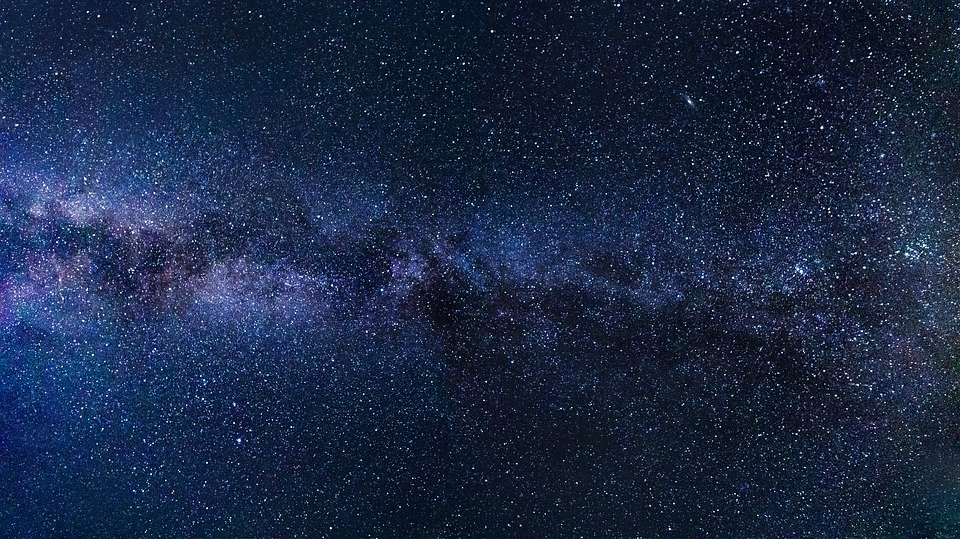
#> input picture opencv/Ex_Files_OpenCV_Python_Dev/Ch02/02_06 End/sky.jpg, 960 x 539 px
$ python 02_06.py
#> lines starting #> are read from the running program, lines starting #| are printed output that depends on the picture
import numpy as np
import cv2

image = cv2.imread("sky.jpg")
#> image is the input picture: shape (539, 960, 3); mean B, G, R 69.2, 40.8, 27
cv2.imshow("Original",image)

blur = cv2.GaussianBlur(image, (5,55),0)
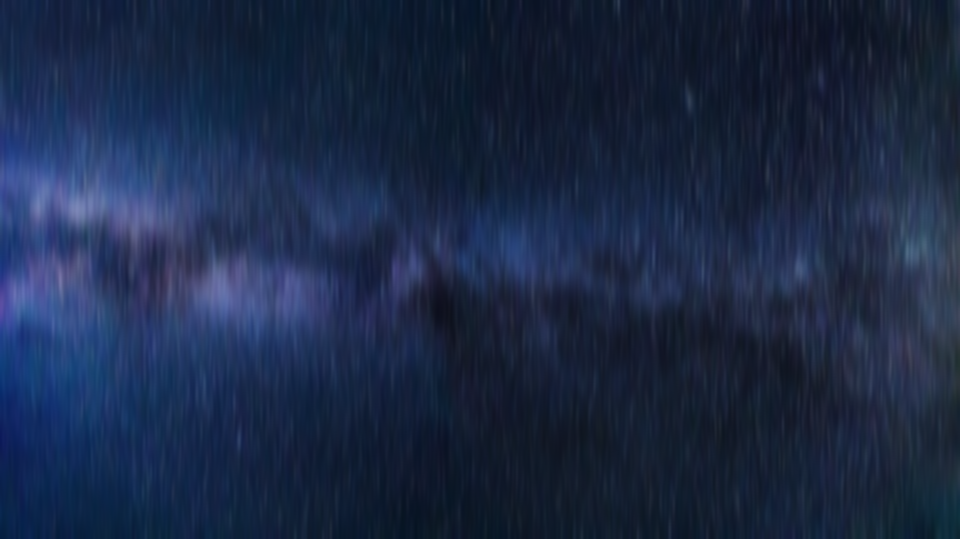
#> blur: shape (539, 960, 3); mean B, G, R 69.2, 40.8, 27
cv2.imshow("Blur",blur)

kernel = np.ones((5,5),'uint8')

dilate = cv2.dilate(image,kernel,iterations=1)
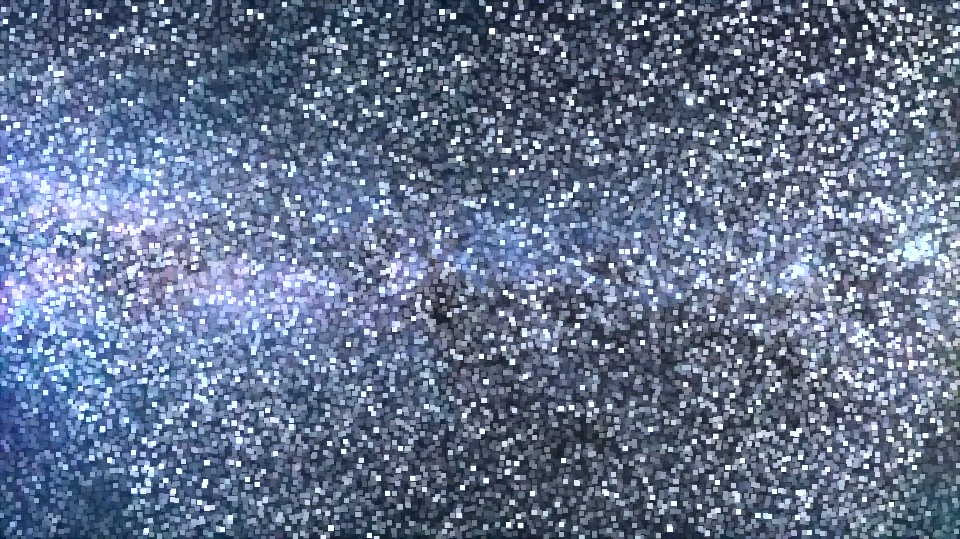
#> dilate: shape (539, 960, 3); mean B, G, R 143.5, 116.5, 101.9
erode = cv2.erode(image,kernel,iterations=1)
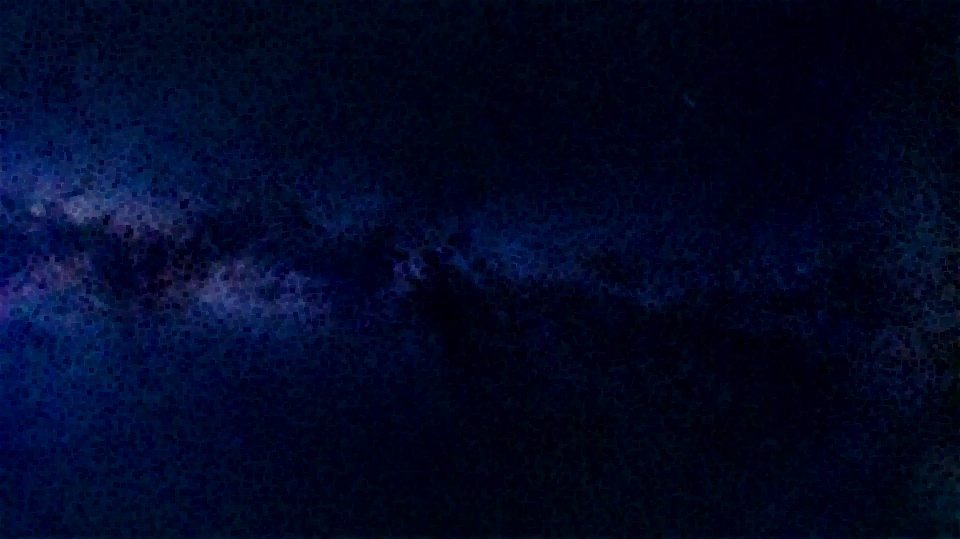
#> erode: shape (539, 960, 3); mean B, G, R 36.6, 8.5, 1.7

cv2.imshow("Dilate",dilate)     # Black will white
cv2.imshow("Erode",erode)       # white will black

cv2.waitKey(0)
cv2.destroyAllWindows()
